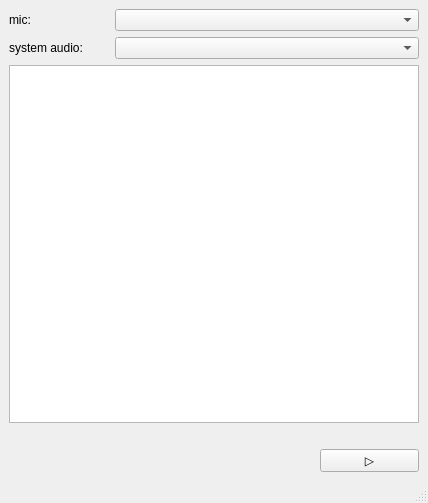
<?xml version="1.0" encoding="UTF-8"?>
<ui version="4.0">
 <class>MainWindow</class>
 <widget class="QMainWindow" name="MainWindow">
  <property name="geometry">
   <rect>
    <x>0</x>
    <y>0</y>
    <width>428</width>
    <height>503</height>
   </rect>
  </property>
  <property name="windowTitle">
   <string>whispyannote</string>
  </property>
  <widget class="QWidget" name="centralwidget">
   <layout class="QGridLayout" name="gridLayout">
    <item row="1" column="1" colspan="3">
     <widget class="QComboBox" name="loopSelect"/>
    </item>
    <item row="4" column="3">
     <widget class="QPushButton" name="toggle">
      <property name="text">
       <string>▷</string>
      </property>
     </widget>
    </item>
    <item row="0" column="1" colspan="3">
     <widget class="QComboBox" name="micSelect"/>
    </item>
    <item row="0" column="0">
     <widget class="QLabel" name="label_2">
      <property name="text">
       <string>mic:</string>
      </property>
     </widget>
    </item>
    <item row="1" column="0">
     <widget class="QLabel" name="label_3">
      <property name="text">
       <string>system audio:</string>
      </property>
     </widget>
    </item>
    <item row="2" column="0" colspan="4">
     <widget class="QTextBrowser" name="textBrowser"/>
    </item>
    <item row="4" column="0" colspan="3">
     <spacer name="horizontalSpacer">
      <property name="orientation">
       <enum>Qt::Orientation::Horizontal</enum>
      </property>
      <property name="sizeHint" stdset="0">
       <size>
        <width>40</width>
        <height>20</height>
       </size>
      </property>
     </spacer>
    </item>
    <item row="3" column="0" colspan="4">
     <widget class="QLabel" name="label">
      <property name="text">
       <string/>
      </property>
     </widget>
    </item>
   </layout>
  </widget>
  <widget class="QMenuBar" name="menubar">
   <property name="geometry">
    <rect>
     <x>0</x>
     <y>0</y>
     <width>428</width>
     <height>33</height>
    </rect>
   </property>
  </widget>
  <widget class="QStatusBar" name="statusbar"/>
 </widget>
 <resources/>
 <connections/>
</ui>
